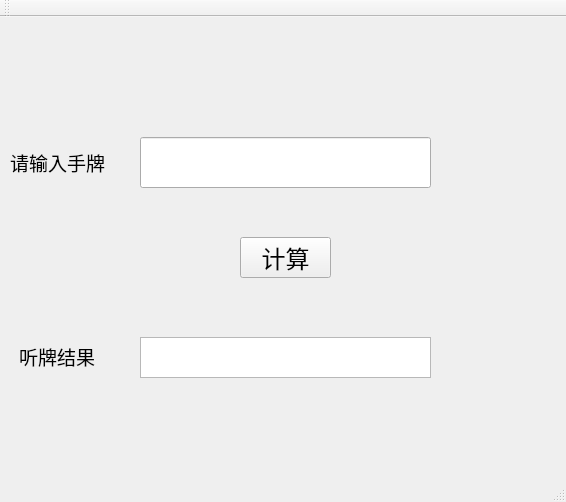
<?xml version="1.0" encoding="UTF-8"?>
<ui version="4.0">
 <class>MainWindow</class>
 <widget class="QMainWindow" name="MainWindow">
  <property name="geometry">
   <rect>
    <x>0</x>
    <y>0</y>
    <width>566</width>
    <height>502</height>
   </rect>
  </property>
  <property name="windowTitle">
   <string>MainWindow</string>
  </property>
  <widget class="QWidget" name="centralWidget">
   <widget class="QLineEdit" name="le1">
    <property name="geometry">
     <rect>
      <x>140</x>
      <y>120</y>
      <width>291</width>
      <height>51</height>
     </rect>
    </property>
    <property name="font">
     <font>
      <family>Consolas</family>
      <pointsize>14</pointsize>
     </font>
    </property>
   </widget>
   <widget class="QLabel" name="lb1">
    <property name="geometry">
     <rect>
      <x>10</x>
      <y>130</y>
      <width>101</width>
      <height>31</height>
     </rect>
    </property>
    <property name="font">
     <font>
      <family>等线</family>
      <pointsize>14</pointsize>
     </font>
    </property>
    <property name="text">
     <string>请输入手牌</string>
    </property>
   </widget>
   <widget class="QPushButton" name="btn1">
    <property name="geometry">
     <rect>
      <x>240</x>
      <y>220</y>
      <width>91</width>
      <height>41</height>
     </rect>
    </property>
    <property name="font">
     <font>
      <family>等线</family>
      <pointsize>18</pointsize>
     </font>
    </property>
    <property name="text">
     <string>计算</string>
    </property>
   </widget>
   <widget class="QPlainTextEdit" name="pte1">
    <property name="geometry">
     <rect>
      <x>140</x>
      <y>320</y>
      <width>291</width>
      <height>41</height>
     </rect>
    </property>
    <property name="font">
     <font>
      <family>Consolas</family>
      <pointsize>14</pointsize>
     </font>
    </property>
   </widget>
   <widget class="QLabel" name="lb2">
    <property name="geometry">
     <rect>
      <x>19</x>
      <y>324</y>
      <width>90</width>
      <height>31</height>
     </rect>
    </property>
    <property name="font">
     <font>
      <family>等线</family>
      <pointsize>14</pointsize>
     </font>
    </property>
    <property name="text">
     <string>听牌结果</string>
    </property>
   </widget>
  </widget>
  <widget class="QMenuBar" name="menuBar">
   <property name="geometry">
    <rect>
     <x>0</x>
     <y>0</y>
     <width>566</width>
     <height>23</height>
    </rect>
   </property>
  </widget>
  <widget class="QToolBar" name="mainToolBar">
   <attribute name="toolBarArea">
    <enum>TopToolBarArea</enum>
   </attribute>
   <attribute name="toolBarBreak">
    <bool>false</bool>
   </attribute>
  </widget>
  <widget class="QStatusBar" name="statusBar"/>
 </widget>
 <layoutdefault spacing="6" margin="11"/>
 <resources/>
 <connections/>
</ui>
